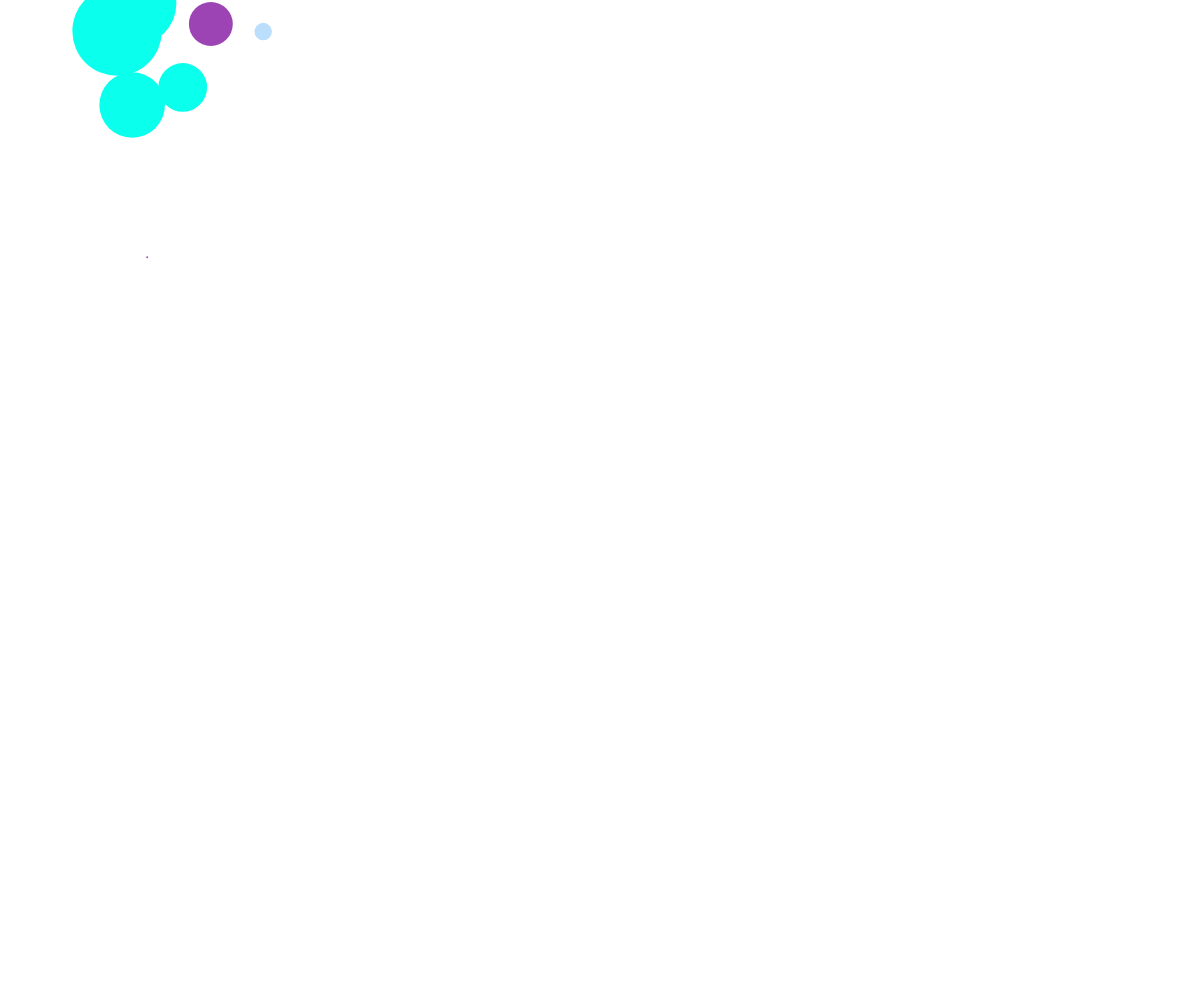
Frame 1 (no input)
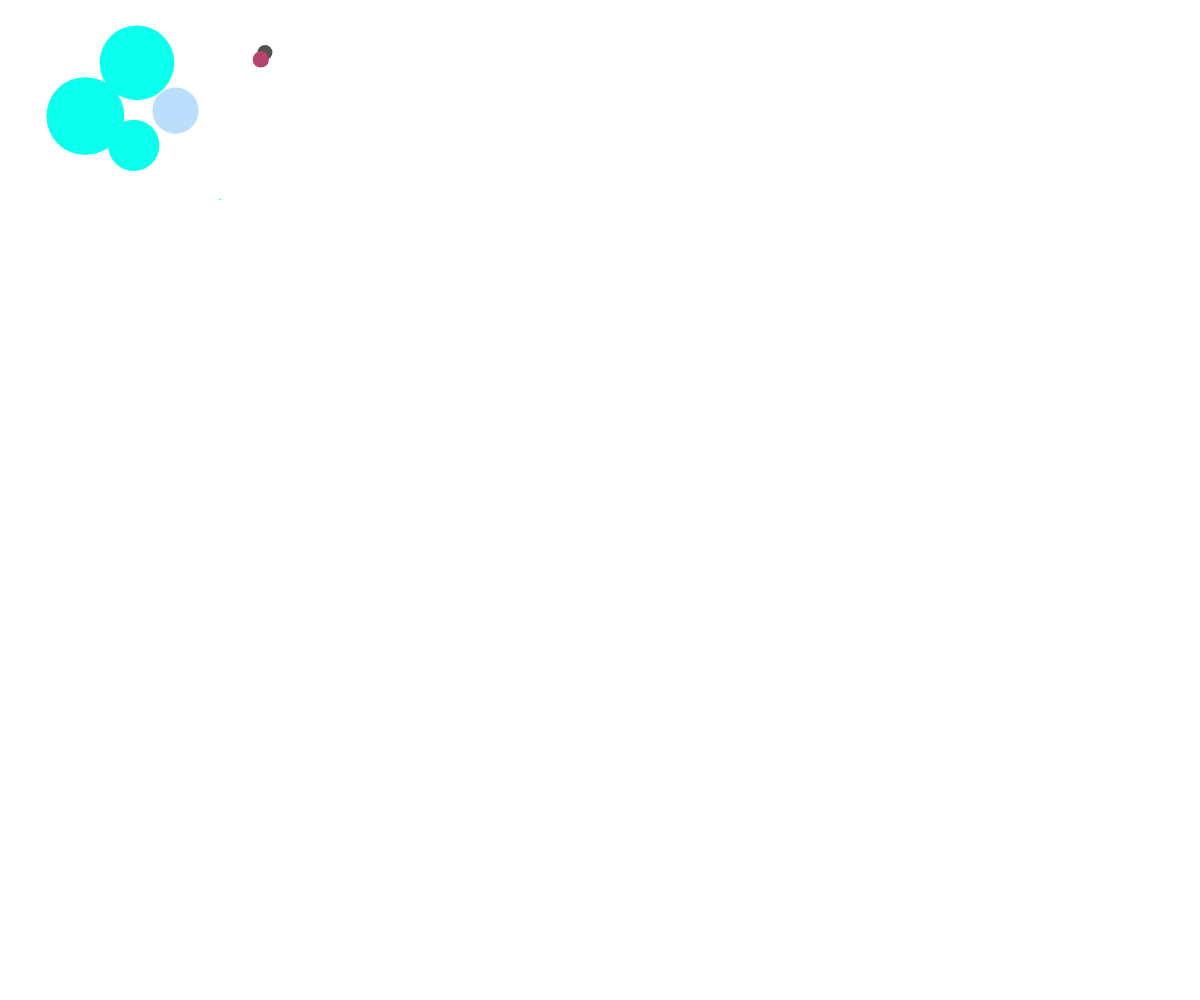
Frame 60 (no input)
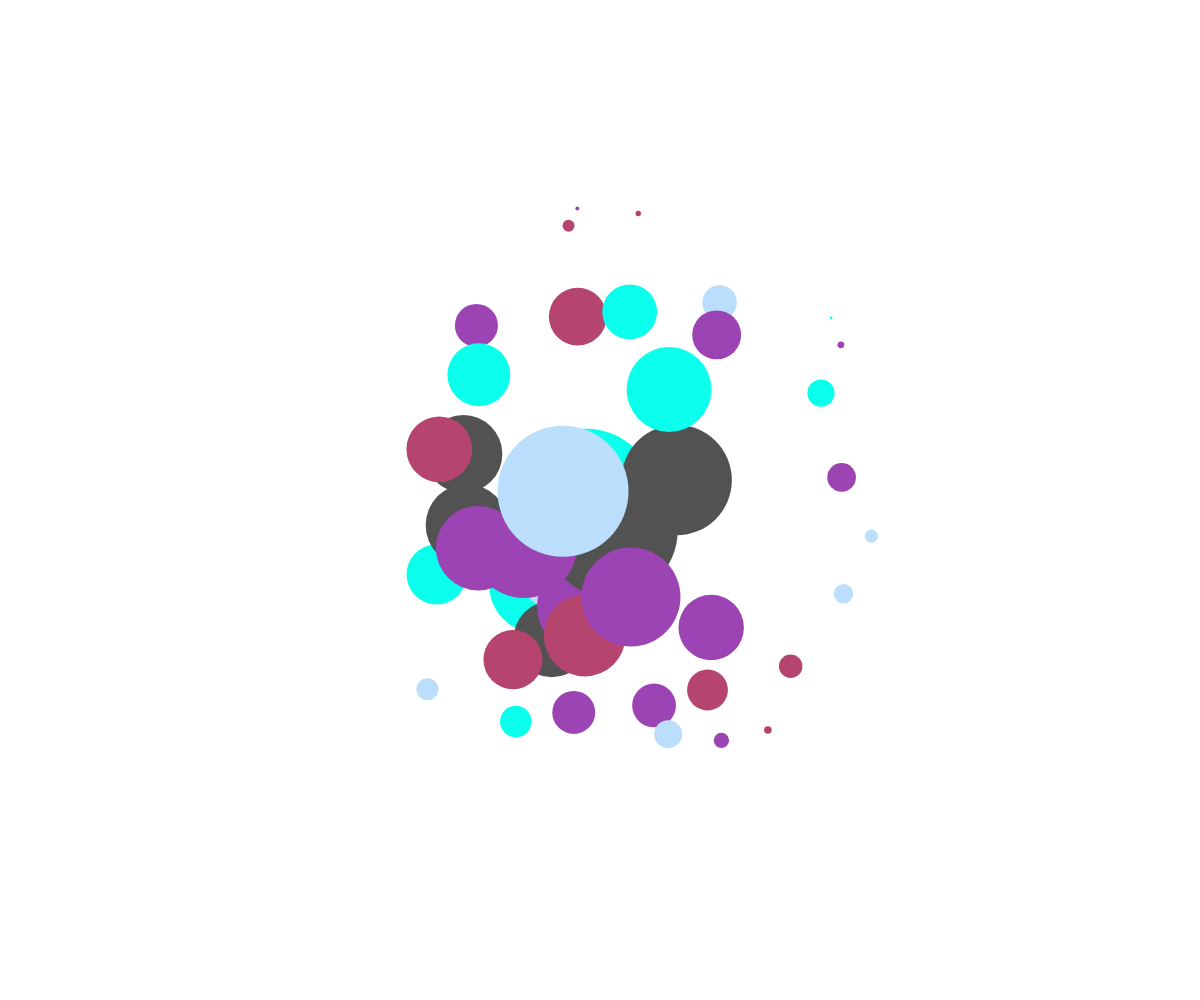
Frame 120 (the mouse pressed at the canvas centre since frame 60)

The p5.js sketch that drew these frames (run headless with seeded random() and noise() and a simulated clock; from frame 60 on, the mouse is pressed at the canvas centre):

// p5.js sketch
// ── sketch.js
const colors = ["#9D44B5", "#B5446E", "#525252", "#BADEFC", "#0AFFED"];

let particleSystem;

p5.disableFriendlyErrors = true

function setup() {
    let canvas = createCanvas(windowWidth, windowHeight);
    canvas.canvas.id = "canvas";
    canvas.position(0, 0);
    canvas.style("z-index", "-1");

    pixelDensity(1);

    const config = {
        particleAmount: 200,
        radiuses: [2, 3, 4, 5],
        speeds: [1, 1.5, 2],
        colors: colors,
        fill: true,
    }

    particleSystem = new BackgroundParticleSystem(config);
    particleSystem.init();
    particleSystem.activate();

    frameRate(60);
}

function draw() {
    background(255);

    particleSystem.update();
    particleSystem.draw();
}

function windowResized() {
    resizeCanvas(windowWidth, windowHeight);
}
// ── error.css
* {
    margin: 0;
    padding: 0;
}

header {
    width: 100%;
    font-size: 75px;
    text-align: center;
    padding: 2% 0;
    color: #fff;
    font-family: 'Pacifico', cursive;
    border-bottom: 5px #cccdce solid;
    background: linear-gradient(to right, #0080ff 20%, #00bfff);
    box-shadow: 0 2px 10px 2px #000;
}

h1 {
    font-size: 50px;
    font-family: 'JosefinSans', sans-serif;
}

p {
    font-size: 30px;
    font-family: 'JosefinSans', sans-serif;
}

div {
    text-align: center;
    position: absolute;
    left: 50%;
    top: 50%;
    color: #fff;
    transform: translate(-50%, -50%);
    background: linear-gradient(to right, #0080ff 20%, #00bfff);
    border: 5px #cccdce solid;
    border-radius: 10px;
    padding: 5%;
}
// ── particles.js
class Particle {
    constructor(x, y, velX, velY, radius, speed, color, fill) {
        this.pos = createVector(x, y);
        this.originalRadius = radius;
        this.radius = radius;
        this.fill = fill;
        this.color = color;
        this.speed = speed;
        this.vel = p5.Vector.random2D().mult(2);
        this.show = false;
    }

    update() {
        this.pos.add(this.vel);

        if (this.pos.x - this.radius <= 0) {
            this.vel.x = this.speed;
        } else if (this.pos.x + this.radius >= window.innerWidth) {
            this.vel.x = -this.speed;
        }

        if (this.pos.y - this.radius <= 0) {
            this.vel.y = this.speed;
        } else if (this.pos.y + this.radius >= window.innerHeight) {
            this.vel.y = -this.speed;
        }

        let d = dist(this.pos.x, this.pos.y, mouseX, mouseY);

        if (d < 300) {
            this.radius = (300-d) / 2;
            this.show = true;
        } else {
            this.radius = 0;
            this.show = false;
        }

        //this.radius = constrain(this.radius, this.originalRadius, 80);

    }

    draw() {
        if (!this.show && this.radius === this.originalRadius) {
            return;
        }

        if (this.fill) {
            fill(this.color);
            noStroke();
        } else {
            stroke(this.color);
            noFill();
        }

        ellipse(this.pos.x, this.pos.y, this.radius, this.radius);
    }
}

class BackgroundParticleSystem {
    constructor(config) {
        this.particles = new Array(config.particleAmount);
        this.particleAmount = config.particleAmount;
        this.radiuses = config.radiuses;
        this.speeds = config.speeds;
        this.colors = config.colors;
        this.fill = config.fill;
        this.active = false;
    }

    init() {
        for (let i = 0; i < this.particles.length; i++) {

            let color = this.colors[floor(random(this.colors.length))];
            let radius = this.radiuses[floor(random(this.radiuses.length))];
            let speed = this.speeds[floor(random(this.speeds.length))];

            let velX = random() < 0.5 ? speed : -speed;

            let velY = random() < 0.5 ? speed : -speed;

            let x = random(window.innerWidth);
            let y = random(window.innerHeight);

            this.particles[i] = new Particle(x, y, velX, velY, radius, speed, color, this.fill);
        } 
    }

    update() {
        if (!this.active)
            return;

        for (let i = this.particles.length - 1; i >= 0; i--) {
            this.particles[i].update();
        }
    }

    draw() {
        if (!this.active)
            return;

        for (let i = this.particles.length - 1; i >= 0; i--) {
            this.particles[i].draw();
        }
    }

    activate() {
        this.active = true;
    }
}
